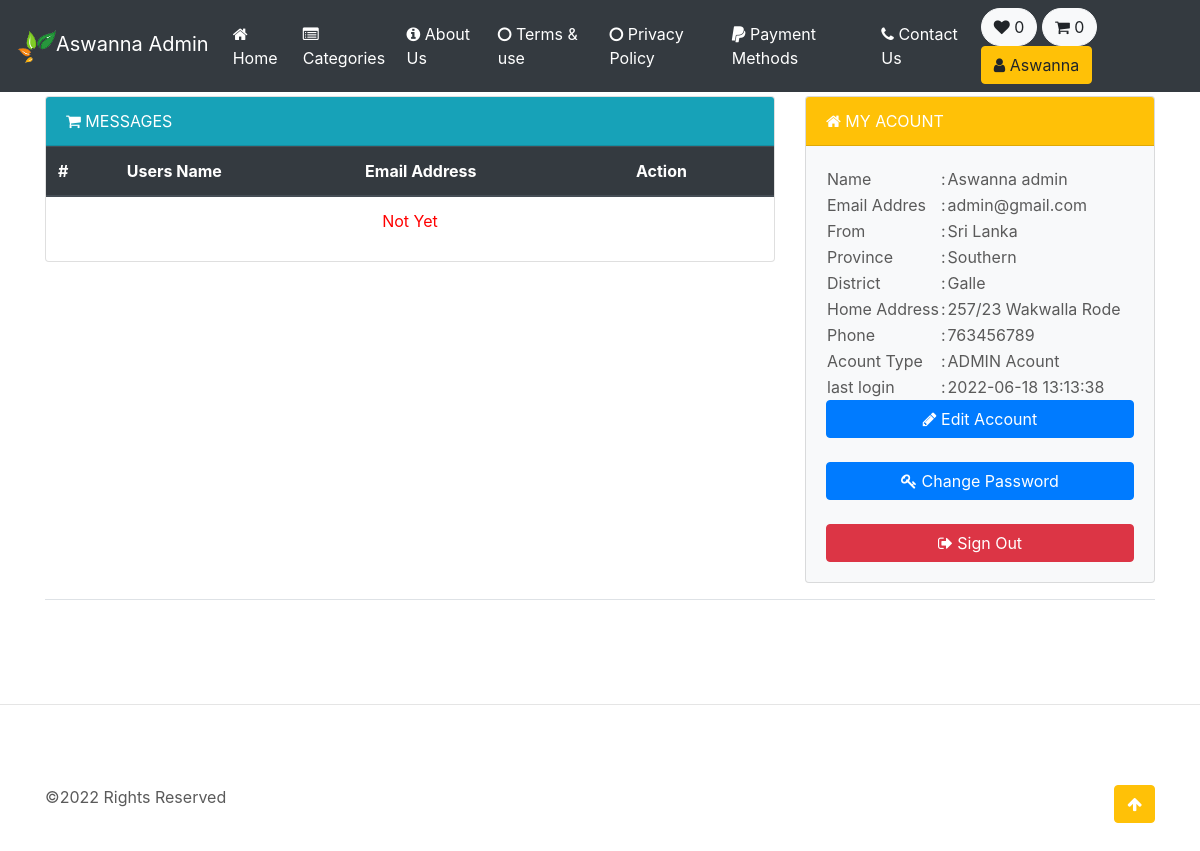
The app's page /user.php (signed in) with its own data.
### tables this page shows
CREATE TABLE `users` (
  `id` int(11) NOT NULL,
  `first_name` varchar(50) NOT NULL,
  `last_name` varchar(50) NOT NULL,
  `contact_number` int(12) DEFAULT NULL,
  `password` varchar(40) NOT NULL,
  `email` varchar(75) NOT NULL,
  `province` varchar(30) DEFAULT NULL,
  `district` varchar(50) DEFAULT NULL,
  `address` varchar(50) DEFAULT NULL,
  `is_deleted` tinyint(4) DEFAULT NULL,
  `last_login` datetime DEFAULT NULL,
  `acountType` varchar(15) NOT NULL,
  `regi_date` timestamp NOT NULL DEFAULT current_timestamp() ON UPDATE current_timestamp()
);

### inc/connection.php (called while the page is built, shortened)
<?php
  $connection = mysqli_connect('localhost', 'root', '', 'lal');
  if (isset($_SESSION['user_id'])) {
    $query = "SELECT * FROM users WHERE id='{$_SESSION['user_id']}'";
    $login = mysqli_query($connection, $query);
    $login_u = mysqli_fetch_assoc($login);
  }
  $BaseUrl = "http://localhost/lal/";
?>

### user.php (the view, shortened to what this page needs)
<?php
require_once('inc/connection.php');
$PN =  "User";
?>
<!doctype html>
<html lang="en" id="html">
  <head>
    <link rel="stylesheet" href="https://cdnjs.cloudflare.com/ajax/libs/font-awesome/4.7.0/css/font-awesome.min.css">
    <link href="https://getbootstrap.com/docs/4.5/dist/css/bootstrap.min.css" rel="stylesheet">
    <link href="css/style.css" rel="stylesheet">
  </head>
  <body>
<?php include('inc/interface/Header.php'); ?>
<main role="main">
  <div class="container marketing">
<br>
  <br>
          <div class="row">
              <div class="col">
                  <div class="card">
                  <?php if($login_u['acountType']=='user') { if  (!(isset($_GET['page']))) { ?>
                  <div class="card-header bg-info text-white text-uppercase"><i class="fa fa-shopping-cart" aria-hidden="true"></i> My Order list</div>
                    <table class="table">
                      <thead class="thead-dark">
                        <tr>
                          <th scope="col">#</th>
                          <th scope="col">Order Date</th>
                          <th scope="col">Order Status</th>
                          <th scope="col">Payment Method</th>
                        </tr>
                      </thead>
                      <tbody>
                        <?php
                        $query = "SELECT * FROM orders WHERE OrderBy='{$_SESSION['user_id']}' ORDER BY time DESC";
                        $Orders = mysqli_query($connection, $query);
                        $num_Of_oders=mysqli_num_rows($Orders);
                        $cnt = 1;
                        if ($Orders) {
                        while ($myOrder = mysqli_fetch_assoc($Orders)) {?>
                        <tr>
                          <th scope="row"><?php echo $cnt;?></th>
                          <td><?php $d=strtotime($myOrder['time']); echo date("M d , D W", $d);?></td>
                          <td><span class="bg-primary text-white" style="border-radius: 25px; padding: 4px;">Shipped</span></td>
                          <td><?php echo $myOrder['PayType'];?></td>
                        </tr>
                      <?php $cnt++; }}  if (empty($num_Of_oders)) { echo "<td colspan='5'><center style='color: #FF0000;'>No More Orders Yet</center></td>"; } ?>
                      </tbody>
                    </table>
                    </div>
                  <?php } if (isset($_GET['page'])) { if ($_GET['page']=="cart") {  ?>
                  <div class="card-header bg-info text-white text-uppercase"><i class="fa fa-shopping-cart" aria-hidden="true"></i> My Cart</div>
                    <table class="table">
                      <thead class="thead-dark">
                        <tr>
                          <th scope="col">#</th>
                          <th scope="col">Product Image</th>
                          <th scope="col">Product Name</th>
                          <th scope="col">Product Price</th>
                          <th scope="col">Action</th>
                        </tr>
                      </thead>
                      <tbody>
                        <?php
                        $cnt = 1;
                        $ProductsPrice = '0';
                        if ($addCart) {
                        while ($cartProduct = mysqli_fetch_assoc($addCart)) {?>
                        <tr>
                          <th scope="row"><?php echo $cnt; ?></th>
                          <td><img src="<?php echo $BaseUrl;?>images/products/<?php echo $cartProduct['product_image'];?>" width="75"></td>
                          <td><?php echo $cartProduct['product_name'];?></td>
                          <td>Rs.<?php $ProductsPrice=$ProductsPrice+$cartProduct['product_price'];  echo $cartProduct['product_price'];?></td>
                          <td><a href="<?php $BaseUrl;?>user.php?page=cart&removeProduct=<?php echo $cartProduct['id'];?>"><button type="button" class="btn btn-danger" style="border-radius: 25px;" onclick="return confirm('Are You Sure Sign Out?');"><i class="fa fa-times" aria-hidden="true"></i></button></a></td>
                        </tr>
                        <?php $cnt++; }} if (empty($row_results)) { echo "<td colspan='5'><center style='color: #FF0000;'>Cart is Empty Yet</center></td>"; } ?>
                      </tbody>
                    </table>
                    </div>
                  <?php } } } if ($login_u['acountType']=='admin') {?>
                  <div class="card-header bg-info text-white text-uppercase"><i class="fa fa-shopping-cart" aria-hidden="true"></i> Messages</div>
                    <table class="table">
                      <thead class="thead-dark">
                        <tr>
                          <th scope="col">#</th>
                          <th scope="col">Users Name</th>
                          <th scope="col">Email Address</th>
                          <th scope="col">Action</th>
                        </tr>
                      </thead>
                      <tbody>
                        <?php
                        $query = "SELECT * FROM contact_us ORDER BY time DESC";
                        $messages = mysqli_query($connection, $query);
                        $num_Of_messages=mysqli_num_rows($messages);
                        $cnt = 1;
                        if ($messages) {
                        while ($message = mysqli_fetch_assoc($messages)) {?>
                        <tr>
                          <th scope="row"><?php echo $cnt; ?></th>
                          <td><?php echo $message['name'];?></td>
                          <td><?php echo $message['email'];?></td>
                          <td><button type="button" class="btn btn-primary" style="border-radius: 25px;" data-toggle="modal" data-target="#MessageView-<?php echo $message['id'];?>"><i class="fa fa-eye" aria-hidden="true"></i></button></td>
                          <div class="modal fade" id="MessageView-<?php echo $message['id'];?>" tabindex="-1" role="dialog" aria-labelledby="exampleModalCenterTitle" aria-hidden="true">
                            <div class="modal-dialog modal-dialog-centered" role="document">
                              <div class="modal-content">
                                <div class="modal-header">
                                  <h5 class="modal-title" id="exampleModalLongTitle"><?php echo $message['name'];?>'s Contact Message</h5>
                                  <button type="button" class="close" data-dismiss="modal" aria-label="Close">
                                    <span aria-hidden="true">&times;</span>
                                  </button>
                                </div>
                                <div class="modal-body">
                                <p>This Message Send From <?php echo $message['email'];?> (<?php echo $message['name'];?>)</p>
                                  <p class="h4">Message</p>
                                  <p><?php echo $message['message'];?></p>
                                </div>
                                <div class="modal-footer">
                                  <p>DATE & TIME <?php echo $message['time'];?></p>
                                </div>
                              </div>
                            </div>
                          </div>
                        <?php $cnt++; }} if (empty($num_Of_messages)) { echo "<td colspan='5'><center style='color: #FF0000;'>Not Yet</center></td>"; } ?>
                      </tbody>
                    </table>
                    </div>
                  <?php } ?>
              </div>
              <div class="col-12 col-sm-4">
                  <div class="card bg-light mb-3">
                      <div class="card-header bg-warning text-white text-uppercase"><i class="fa fa-home"></i> My Acount</div>
                      <div class="card-body">
                        <table>
                          <tr>
                            <td>Name</td>
                            <td>:</td>
                            <td><?php echo $login_u['first_name']." ".$login_u['last_name']; ?></td>
                          </tr>
                          <tr>
                            <td>Email Addres</td>
                            <td>:</td>
                            <td><?php echo $login_u['email']; ?></td>
                          </tr>
                          <tr>
                            <td>From</td>
                            <td>:</td>
                            <td>Sri Lanka</td>
                          </tr>
                          <tr>
                            <td>Province</td>
                            <td>:</td>
                            <td><?php echo $login_u['province']; ?></td>
                          </tr>
                          <tr>
                            <td>District</td>
                            <td>:</td>
                            <td><?php echo $login_u['district']; ?></td>
                          </tr>
                          <tr>
                            <td>Home Address</td>
                            <td>:</td>
                            <td><?php echo $login_u['address']; ?></td>
                          </tr>
                          <tr>
                            <td>Phone</td>
                            <td>:</td>
                            <td><?php echo $login_u['contact_number']; ?></td>
                          </tr>
                          <tr>
                            <td>Acount Type</td>
                            <td>:</td>
                            <td><?php echo strtoupper($login_u['acountType']); ?> Acount</td>
                          </tr>
                          <tr>
                            <td>last login</td>
                            <td>:</td>
                            <td><?php echo $login_u['last_login']; ?></td>
                          </tr>
                        </table>
                        <button type="button" class="btn btn-primary btn-block" data-toggle="modal" data-target="#EditAcoount"><i class="fa fa-pencil" aria-hidden="true"></i> Edit Account</button>
                        <br>
                        <button type="button" class="btn btn-primary btn-block" data-toggle="modal" data-target="#ChagePass"><i class="fa fa-key" aria-hidden="true"></i> Change Password</button>
                        <br>
                        <a href="logout.php" onclick="return confirm('Are You Sure Sign Out?');"><button type="button" class="btn btn-danger btn-block"><i class="fa fa-sign-out" aria-hidden="true"></i> Sign Out</button></a>
                      </div>
                  </div>
              </div>
          </div>
      <div class="modal-footer">
      </div>
    </div>
  <hr class="featurette-divider">
  <?php include('inc/interface/Footer.php'); ?>
</main>
</body>
</html>

### inc/interface/Header.php (shortened to what this page needs)
<header>
    <nav class="navbar navbar-expand-md navbar-dark fixed-top bg-dark">
        <a class="navbar-brand" href="<?php echo $BaseUrl;?>"><img src="images/navibar.png" width="40">Aswanna <?php if (isset($_SESSION['user_id'])) { if ($login_u['acountType']=="admin") { echo  '<span class="">Admin</span>'; } }  ?></a>
            <div class="collapse navbar-collapse" id="navbarCollapse">
            <ul class="navbar-nav mr-auto">
                <li class="nav-item">
                  <a class="nav-link <?php if ($PN =="Home"){echo 'text-warning';}?>" style=" color: white;" href="<?php echo $BaseUrl;?>"><i class="fa fa-home"></i> Home</a>
                </li>
                <li class="nav-item">
                  <a class="nav-link <?php if ($PN =="Categories"){echo 'text-warning';}?>" style=" color: white;" href="<?php echo $BaseUrl;?>categories.php"><i class="fa fa-list-alt"></i> Categories</a>
                </li>
               <li class="nav-item">
                  <a class="nav-link <?php if ($PN =="About-Us"){echo 'text-warning';}?>" style=" color: white;" href="<?php echo $BaseUrl;?>about.php"><i class="fa fa-info-circle"></i> About Us</a>
                </li>
               <li class="nav-item">
                  <a class="nav-link <?php if ($PN =="Terms&use"){echo 'text-warning';}?>" style=" color: white;" href="<?php echo $BaseUrl;?>Terms&use.php"><i class="fa fa-circle-o"></i> Terms & use</a>
                </li>
               <li class="nav-item">
                  <a class="nav-link <?php if ($PN =="privacy-policy"){echo 'text-warning';}?>" style=" color: white;" href="<?php echo $BaseUrl;?>privacy-policy.php"><i class="fa fa-circle-o"></i> Privacy Policy</a>
                </li>
               <li class="nav-item">
                  <a class="nav-link <?php if ($PN =="payment-methods"){echo 'text-warning';}?>" style=" color: white;" href="<?php echo $BaseUrl;?>payment.php"><i class="fa fa-paypal"></i> Payment Methods</a>
                </li>
               <li class="nav-item">
                  <a class="nav-link <?php if ($PN =="contact-us"){echo 'text-warning';}?>" style=" color: white;" href="<?php echo $BaseUrl;?>contact.php"><i class="fa fa-phone"></i> Contact Us</a>
                </li>
            </ul>
        </div>
        <div style="margin-left: 5px;">
            <?php if (isset($_SESSION['user_id'])) {
            $query = "SELECT favorite.*,products.* FROM favorite INNER JOIN products ON favorite.ProductID = products.product_id WHERE favorite.fav_by ='{$_SESSION['user_id']}' ORDER BY favorite.time DESC";
            $UserfavInfo = mysqli_query($connection, $query);
            $row_results_fav=mysqli_num_rows ($UserfavInfo); ?>
            <a href="<?php echo $BaseUrl;?>items.php?category=all&info=favorite"><button type="button" class="btn btn-light" style="border-radius: 25px;"><i class="fa fa-heart" aria-hidden="true"></i>&nbsp;<span><?php echo $row_results_fav ?></span></button></a>
             <?php }  ?>
            <?php if (isset($_SESSION['user_id'])) {
            $query = "SELECT cart.*,products.* FROM cart INNER JOIN products ON cart.ProductID = products.product_id WHERE cart.cart_by ='{$_SESSION['user_id']}' AND cart.PayORDelivery IS NULL ORDER BY cart.time DESC";
            $addCart = mysqli_query($connection, $query);
            $row_results=mysqli_num_rows ($addCart); } else {
                $row_results = "0";
            }
            ?>
            <a href="<?php echo $BaseUrl;?>user.php?page=cart"><button type="button" class="btn btn-light" style="border-radius: 25px;"><i class="fa fa-shopping-cart" aria-hidden="true"></i>&nbsp;<span><?php echo $row_results; ?></span></button></a>
            <?php if (isset($_SESSION['user_id'])) {?>
            <a href="<?php echo $BaseUrl;?>user.php"><button class="btn btn-warning my-2 my-sm-0"><i class="fa fa-user" aria-hidden="true"></i> <?php echo $login_u['first_name'];?> </button></a>
            <?php } else { ?>
            <a href="<?php echo $BaseUrl;?>sign-in.php"><button class="btn btn-warning my-2 my-sm-0"><i class="fa fa-sign-in" aria-hidden="true"></i> Sign In</button></a>
            <?php } ?>
        </div>
    </nav>
</header>

### css/style.css (style rules this page uses)
body { padding-top: 3rem; padding-bottom: 3rem; color: #5a5a5a; }
.featurette-divider { margin: 5rem 0; }

### records on screen
users: first_name "Aswanna", last_name "admin", email "admin@gmail.com", province "Southern", district "Galle", address "257/23 Wakwalla Rode", contact_number "763456789", acountType "ADMIN", last_login "2022-06-18 13:13:38"

### other values on screen
$row_results_fav "0"
$row_results "0"
